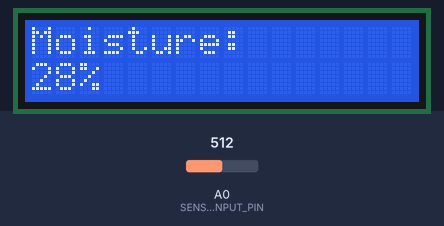
Bench run of a sketch on a simulated Arduino Uno, built with avr-gcc and run on an emulated ATmega328P. Shown: 16×2 character LCD. The test bench sets the inputs (shaded band); at power-on: A0 (SENSOR_INPUT_PIN) = 512. What the sketch prints to the serial monitor is not drawn.

Above: at 1.2 s.
1.3 s: A0 (SENSOR_INPUT_PIN) set to 716
At 2.4 s:
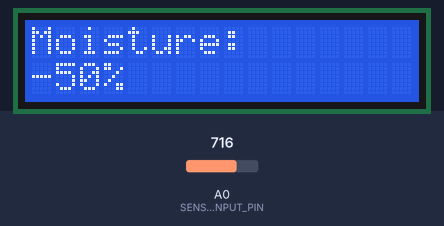
2.8 s: A0 (SENSOR_INPUT_PIN) set to 900
At 3.8 s:
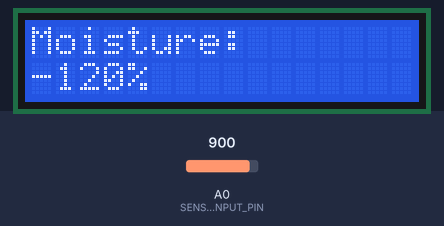
4.3 s: A0 (SENSOR_INPUT_PIN) set to 344
At 5.0 s:
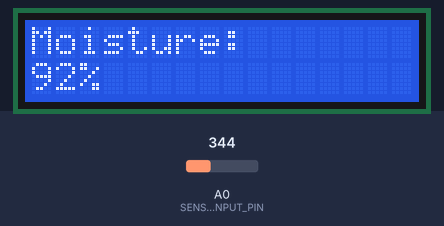
5.8 s: A0 (SENSOR_INPUT_PIN) set to 311
At 6.1 s:
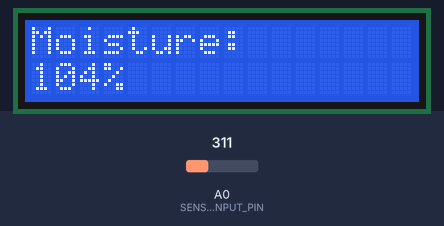
Timing chart, 0 to 8.3 s (numbered marks = the images above; inputs shaded):
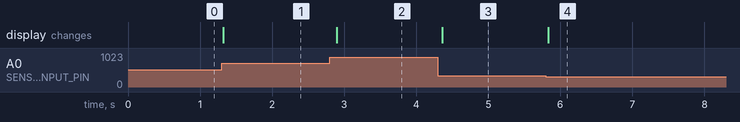

The sketch:

SoilMoistureSensor.ino
```cpp
/*
  Arduino Soil Moisture Sensor Project Code
  Author: Raymond Li January, 2024

  Reads environmental moisture level from capacitive soil moisture sensor and displays moisture percentage on LCD.
*/

#include <LiquidCrystal.h>

const int SERIAL_SPEED = 9600;
const unsigned long UPDATE_INTERVAL = 100;    // do loop once every x ms
const uint8_t SENSOR_INPUT_PIN = A0;          // pin that receives sensor input
const uint8_t lcd_rows = 16;                  // number of rows on LCD
const uint8_t lcd_cols = 2;                   // number of columns on LCD
const int dry = 585;                          // maximum sensor value in ambient air - requires calibration
const int wet = 323;                          // minimum sensor value in water       - requires calibration

LiquidCrystal lcd(12, 11, 5, 4, 3, 2);
int sensor_input;
int moisture_percentage;

void setup() {
  Serial.begin(SERIAL_SPEED);
  lcd.begin(lcd_rows, lcd_cols);
}

void loop() {
  sensor_input = analogRead(SENSOR_INPUT_PIN);
  moisture_percentage = map(sensor_input, wet, dry, 100, 0);

  printCalibration();
  printLCD();

  delay(UPDATE_INTERVAL);
}

void printCalibration() {
  Serial.println(sensor_input);
  Serial.print(moisture_percentage);
  Serial.println("%");
}

void printLCD() {
  lcd.clear();
  lcd.setCursor(0, 0);
  lcd.print("Moisture:");
  lcd.setCursor(0, 1);
  lcd.print(moisture_percentage);
  lcd.print("%");
}
```

Measured:
- after the input at 1.3 s, the display: changes at once (image 1)
- after the input at 2.8 s, the display: changes after 0.09 s (image 2)
- after the input at 4.3 s, the display: changes after 0.06 s (image 3)
- after the input at 5.8 s, the display: changes at once (image 4)
